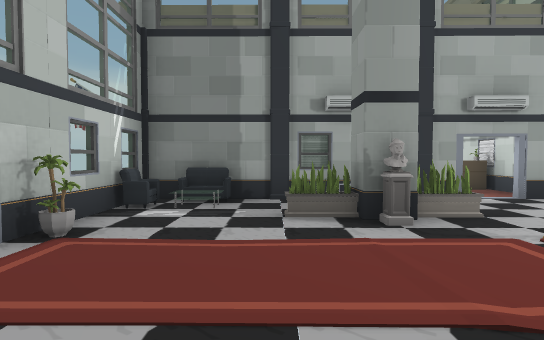
view 1 (above)

21 first-person views from a walk through a scene from a Unity 3-D project. The camera is 1.4 m above the floor, tilts 2° down and sees 80° across. The floor is counted in squares, 2 m on a side. Each view is taken from the middle of a square. On the plan, view 1 faces up. The plan holds only what a view shows up to about 10 squares ahead; the rest is blank. The place goes on beyond the plan. The player character is not drawn. Some animated figures are left out. Door leaves are left out, so doorways stand open.

view 2
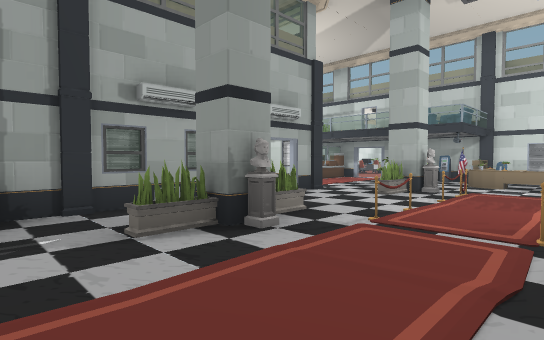

view 3
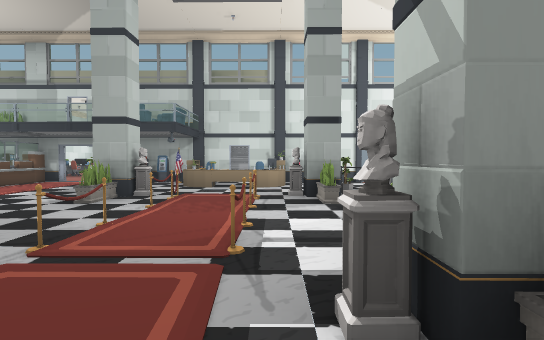

view 4
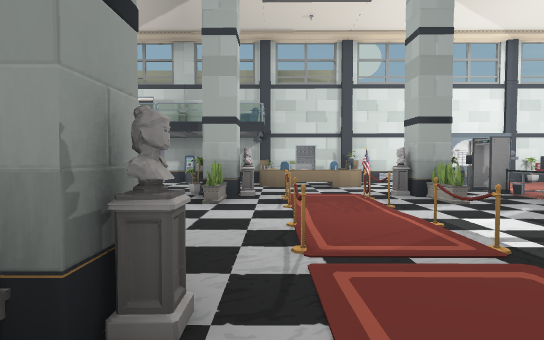

view 5
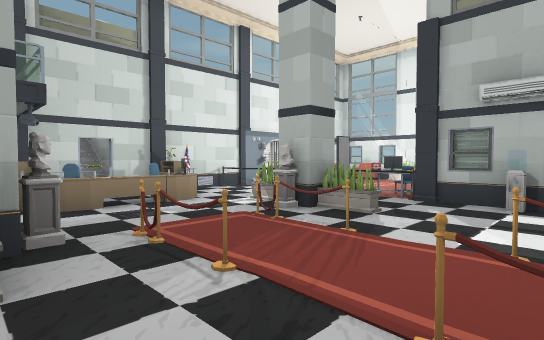

view 6
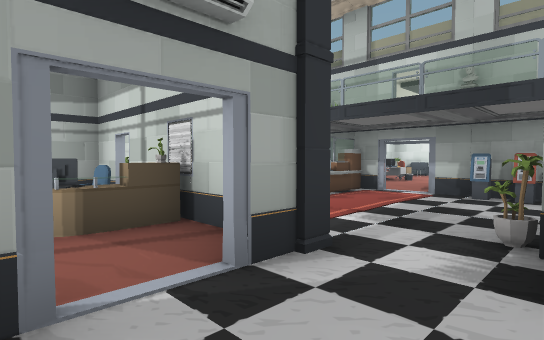

view 7
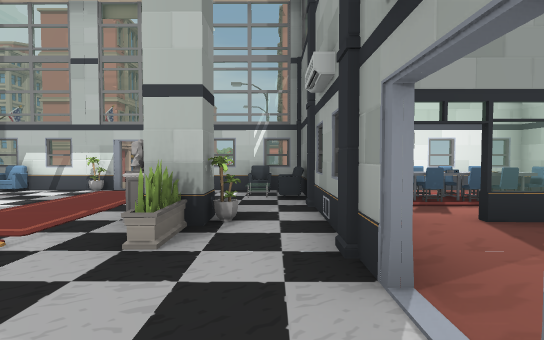

view 8
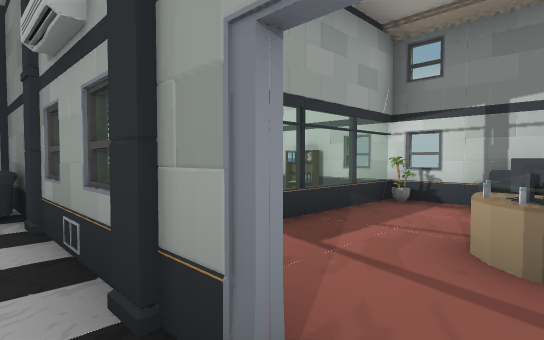

view 9
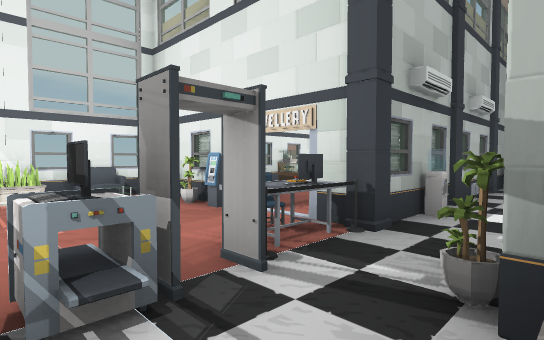

view 10
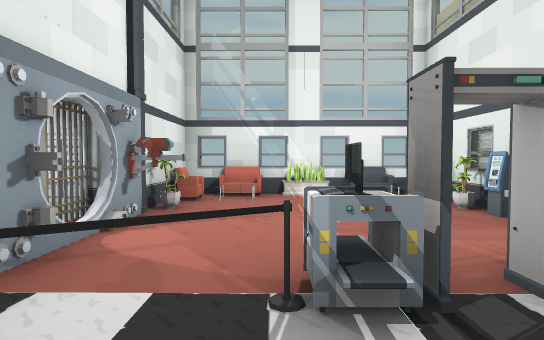

view 11
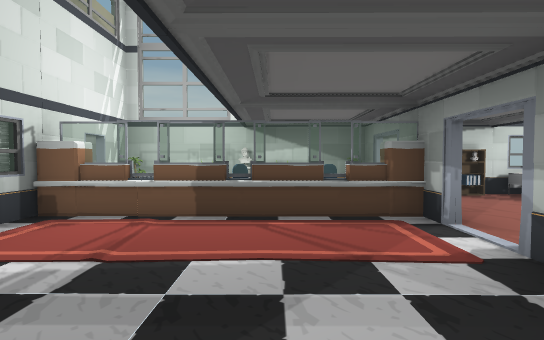

view 12
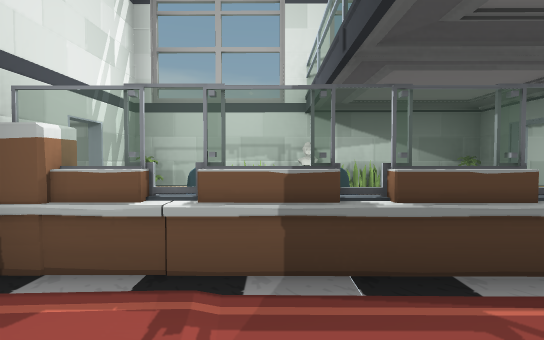

view 13
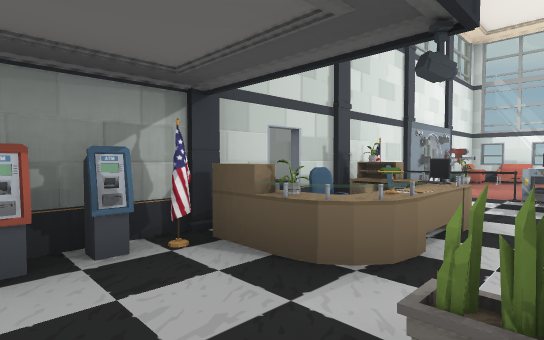

view 14
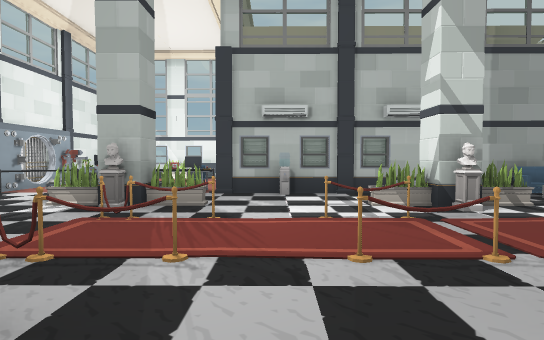

view 15
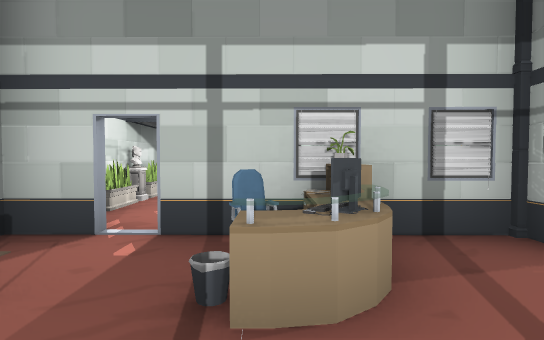

view 16
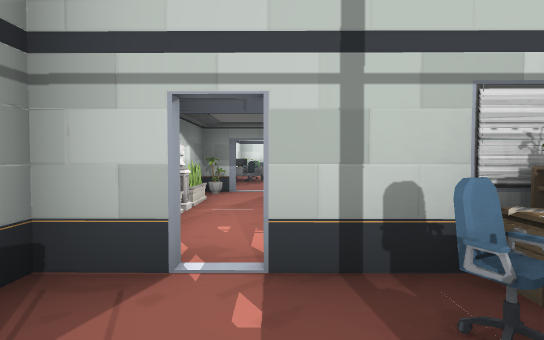

view 17
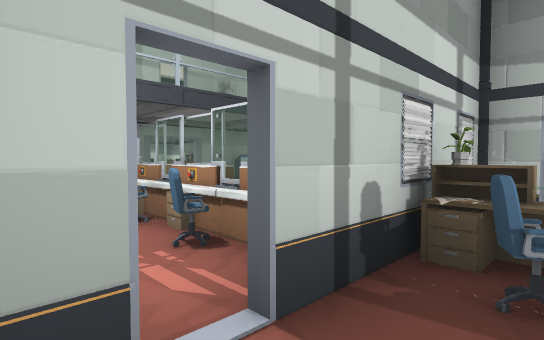

view 18
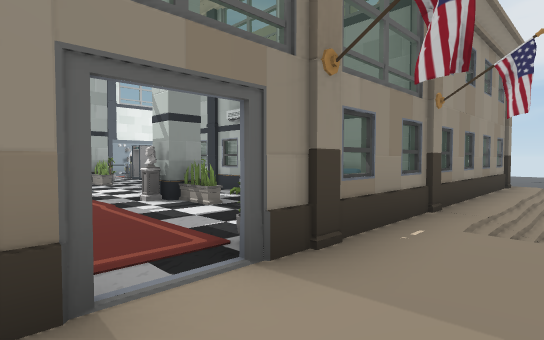

view 19
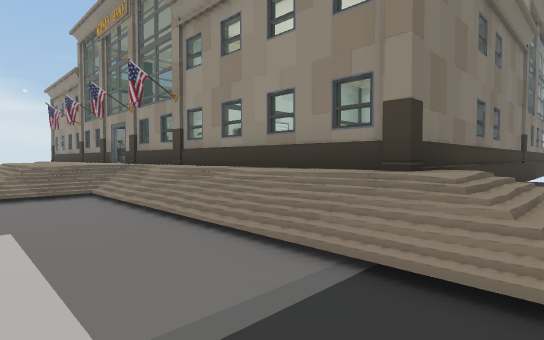

view 20
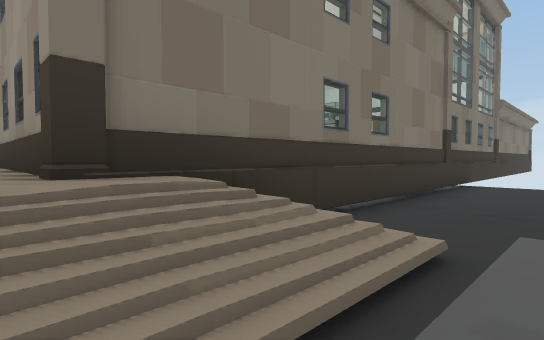

view 21
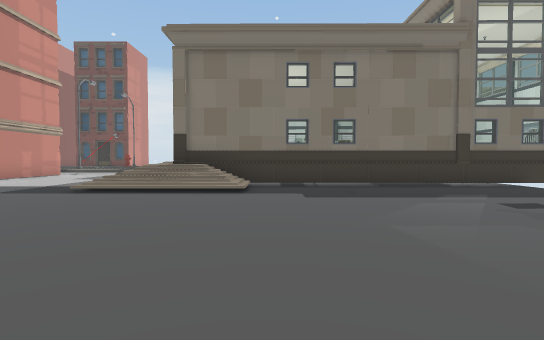

### Floor plan
Key: @ floor where view 1 was taken; # wall or solid block; . main floor; - floor 0.5 m lower than the main floor; _ floor 0.75 m lower than the main floor; < floor 1 m lower than the main floor; ( floor 1.25 m lower than the main floor; / step, stairs or slope; D open door; = window, fence, low wall or low ledge; P plant; I pillar; R rug; M cash machine; E desk; C water cooler; S shelf; O other object.
Columns run from 8 left of view 1 to 11 right of it. Each row starts with its distance up from view 1.
 11       ####=#########
 10       =SS=PO.##PP#P.
  9       =OO=...DO.OOD.
  8       #OO=. OOEOEEO.
  7        OOD..OP.OODD.
  6       I ID=IDI....D
  5       =O.P........M
  4       =.PPP..PPP.M
  3    /..#..ROR.ROIEPI
  2    /..RRRRRO.OOEO#D
  1    /..#..IOR.RIOOEI#
  0    /..=.@OPOPOPP..##
 -1    /- #O....COO..O
 -2    <_  OI = #IOOODI
 -3   <<_ #     .D...#D
 -4   <</.#      M...OIO
 -5 <<<</ #    = P...P#O
 -6 <<<</#  ##### OPPOO
 -7  <<</########(#####
 -8   ((//_-(((((((
 -9    (((((((((((
-10     (((((((((
-11     (((((((((
-12      (((((((
-13       (((((
-14        (((
-15         (

Where each view was taken, in squares from view 1:
view 1: 0 up, 0 right, facing up
view 2: 1 up, 1 left, facing up-right
view 3: 1 up, 0 right, facing right
view 4: 3 up, 0 right, facing right
view 5: 4 up, 3 right, facing down-right
view 6: 4 up, 3 right, facing up-right
view 7: 5 up, 5 right, facing left
view 8: 5 up, 4 right, facing up-left
view 9: 0 up, 8 right, facing down-left
view 10: 0 up, 8 right, facing down
view 11: 4 up, 8 right, facing up
view 12: 6 up, 7 right, facing up
view 13: 5 up, 7 right, facing down-right
view 14: 5 up, 4 right, facing down
view 15: 8 up, 2 right, facing right
view 16: 9 up, 3 right, facing right
view 17: 10 up, 4 right, facing down-right
view 18: 3 up, 4 left, facing down-right
view 19: 8 down, 6 left, facing up-right
view 20: 9 down, 3 left, facing up-right
view 21: 15 down, 0 right, facing up
